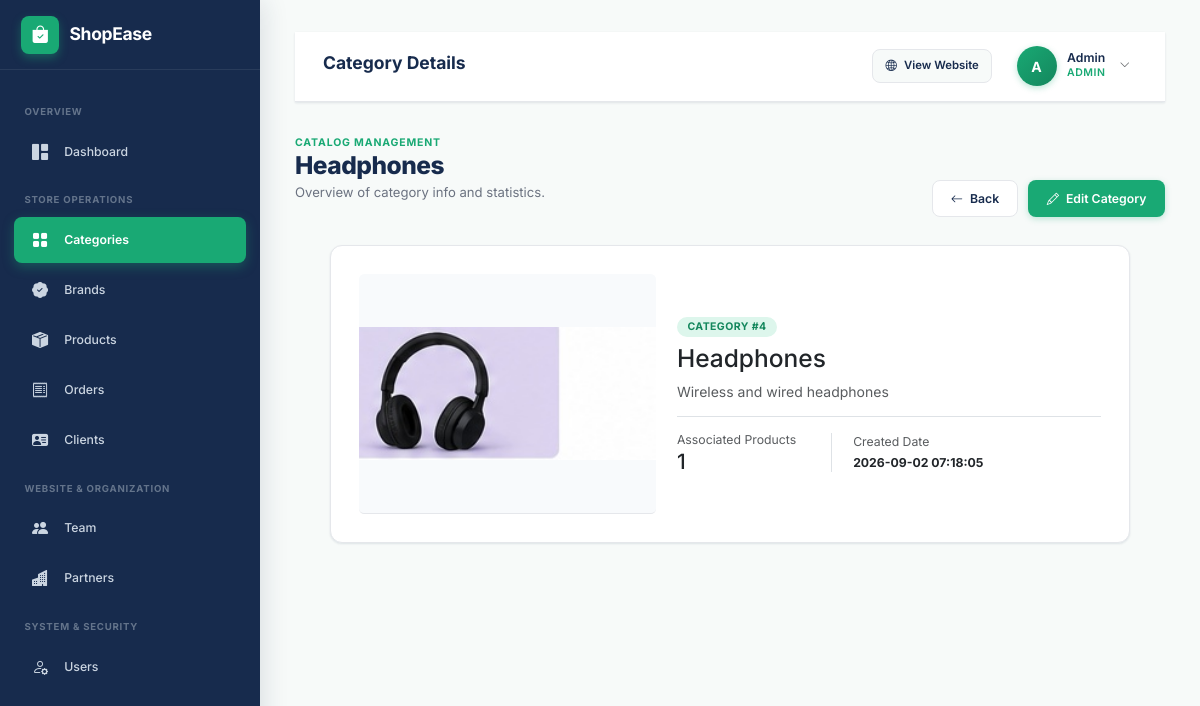
/admin/pages/categories/show.php?id=4 (signed in), run on the app's committed database.
### tables this page shows
CREATE TABLE categories (
    id INT UNSIGNED AUTO_INCREMENT PRIMARY KEY,
    name VARCHAR(100) NOT NULL UNIQUE,
    description TEXT,
    image VARCHAR(255),
    created_at TIMESTAMP DEFAULT CURRENT_TIMESTAMP
);

### admin/pages/categories/show.php (the view, shortened to what this page needs)
<?php
include '../../../config/database.php';
$id = (int)($_GET['id'] ?? 0);
$sql = "SELECT * FROM categories WHERE id = $id";
$result = mysqli_query($conn, $sql);
$category = mysqli_fetch_assoc($result);
$prodCountSql = "SELECT COUNT(*) as total FROM products WHERE category_id = $id";
$prodRes = mysqli_query($conn, $prodCountSql);
$prodCount = mysqli_fetch_assoc($prodRes)['total'] ?? 0;
include '../../includes/header.php';
?>
<div class="admin-layout">
    <?php include '../../includes/sidebar.php'; ?>
    <main class="admin-content">
        <?php include '../../includes/navbar.php'; ?>
        <div class="page-header">
            <div>
                <span class="page-eyebrow">CATALOG MANAGEMENT</span>
                <h1><?= htmlspecialchars($category['name']) ?></h1>
                <p>Overview of category info and statistics.</p>
            </div>
            <div class="page-actions">
                <a href="index.php" class="btn btn-outline">
                    <i class="bi bi-arrow-left"></i>
                    <span>Back</span>
                </a>
                <a href="edit.php?id=<?= $category['id'] ?>" class="btn btn-primary">
                    <i class="bi bi-pencil"></i>
                    <span>Edit Category</span>
                </a>
            </div>
        </div>
        <div class="form-card max-w-none" style="max-width: 800px;">
            <div class="row g-4 align-items-center">
                <div class="col-md-5">
                    <div class="card-media-wrap rounded" style="height: 240px;">
                        <?php if (!empty($category['image'])) { ?>
                            <img src="/E-Commerce-Management-System/admin/assets/images/categories/<?= htmlspecialchars($category['image']); ?>" alt="<?= htmlspecialchars($category['name']); ?>">
                        <?php } else { ?>
                            <i class="bi bi-grid card-media-placeholder"></i>
                        <?php } ?>
                    </div>
                </div>
                <div class="col-md-7">
                    <span class="badge badge-mint mb-2">Category #<?= $category['id'] ?></span>
                    <h2 class="h3 font-weight-bold text-dark mb-2"><?= htmlspecialchars($category['name']) ?></h2>
                    <p class="text-muted mb-3"><?= htmlspecialchars($category['description'] ?? 'No description provided.') ?></p>
                    <div class="d-flex align-items-center gap-3 pt-3 border-top">
                        <div>
                            <span class="d-block text-muted small">Associated Products</span>
                            <strong class="h4 font-weight-bold text-dark"><?= $prodCount ?></strong>
                        </div>
                        <?php if (isset($category['created_at'])) { ?>
                        <div class="ms-4 border-start ps-4">
                            <span class="d-block text-muted small">Created Date</span>
                            <strong class="text-dark small"><?= htmlspecialchars($category['created_at']) ?></strong>
                        </div>
                        <?php } ?>
                    </div>
                </div>
            </div>
        </div>
    </main>
</div>
<?php include '../../includes/footer.php'; ?>

### admin/assets/css/admin.css (style rules this page uses)
:root { --primary: #19A974; --primary-dark: #14875D; --primary-light: #43C594; --dark: #172B4D; --dark-hover: #203A66; --background: #F7FAF9; --white: #FFFFFF; --text: #4B5563; --text-muted: #6B7280; --text-dark: #111827; --light-mint: #DDF6EC; --border-color: #E5E7EB; --border-radius-sm: 8px; --border-radius: 12px; --border-radius-lg: 16px; --shadow-sm: 0 1px 3px rgba(23, 43, 77, 0.05), 0 1px 2px rgba(23, 43, 77, 0.06); --shadow-md: 0 4px 12px -2px rgba(23, 43, 77, 0.08), 0 2px 4px -1px rgba(23, 43, 77, 0.04); --shadow-lg: 0 12px 24px -4px rgba(23, 43, 77, 0.12), 0 4px 6px -2px rgba(23, 43, 77, 0.05); --transition: all 0.25s cubic-bezier(0.4, 0, 0.2, 1); --sidebar-width: 260px; --navbar-height: 70px; }
*, *::before, *::after { box-sizing: border-box; margin: 0; padding: 0; }
html, body { height: 100%; font-family: 'Inter', system-ui, -apple-system, BlinkMacSystemFont, "Segoe UI", Roboto, sans-serif; background-color: var(--background); color: var(--text); line-height: 1.5; font-size: 14px; overflow-x: hidden; }
a { color: var(--primary); text-decoration: none; transition: var(--transition); }
.admin-layout { display: flex; min-height: 100vh; background-color: var(--background); }
.admin-content { flex: 1; margin-left: var(--sidebar-width); padding: 2.25rem 2.5rem 3rem; min-height: 100vh; transition: var(--transition); max-width: calc(100vw - var(--sidebar-width)); }
.page-header { display: flex; align-items: flex-end; justify-content: space-between; flex-wrap: wrap; gap: 1.25rem; margin-bottom: 2rem; }
.page-eyebrow { font-size: 0.75rem; font-weight: 700; text-transform: uppercase; letter-spacing: 0.08em; color: var(--primary); margin-bottom: 0.25rem; }
.page-header h1 { font-size: 1.75rem; font-weight: 800; color: var(--dark); letter-spacing: -0.02em; margin-bottom: 0.25rem; }
.page-header p { color: var(--text-muted); font-size: 0.9375rem; }
.page-actions { display: flex; align-items: center; gap: 0.75rem; }
.btn, .btn-primary, .btn-secondary, .btn-outline { display: inline-flex; align-items: center; justify-content: center; gap: 0.5rem; padding: 0.625rem 1.25rem; border-radius: var(--border-radius-sm); font-size: 0.875rem; font-weight: 600; cursor: pointer; transition: var(--transition); border: 1px solid transparent; line-height: 1.4; text-decoration: none; }
.btn-primary { background-color: var(--primary); color: var(--white) !important; box-shadow: 0 2px 6px rgba(25, 169, 116, 0.25); }
.btn-outline { background-color: var(--white); color: var(--dark); border-color: var(--border-color); }
.card-media-wrap { width: 100%; height: 220px; background-color: #F8FAFC; overflow: hidden; position: relative; display: flex; align-items: center; justify-content: center; border-bottom: 1px solid var(--border-color); }
.card-media-wrap img { width: 100%; height: 100%; object-fit: contain; transition: transform 0.4s ease; }
.badge { display: inline-flex; align-items: center; gap: 0.35rem; padding: 0.35rem 0.75rem; border-radius: 20px; font-size: 0.75rem; font-weight: 700; text-transform: uppercase; letter-spacing: 0.04em; }
.badge-mint, .badge-active, .badge-admin, .badge-delivered { background-color: var(--light-mint); color: var(--primary-dark); }
.form-card { background: var(--white); border-radius: var(--border-radius); border: 1px solid var(--border-color); box-shadow: var(--shadow-sm); padding: 2rem; max-width: 900px; margin: 0 auto 2rem; }

### data on the page
categories: name "Headphones", image (picture), id "4", description "Wireless and wired headphones", created_at "2026-09-02 07:18:05"

### other printed values
$pageHeading "Category Details"
substr($_SESSION['admin_name'] ?? 'A', 0, 1) "A"
$_SESSION['admin_name'] "Admin"
$_SESSION['admin_role'] "ADMIN"
$prodCount "1"
